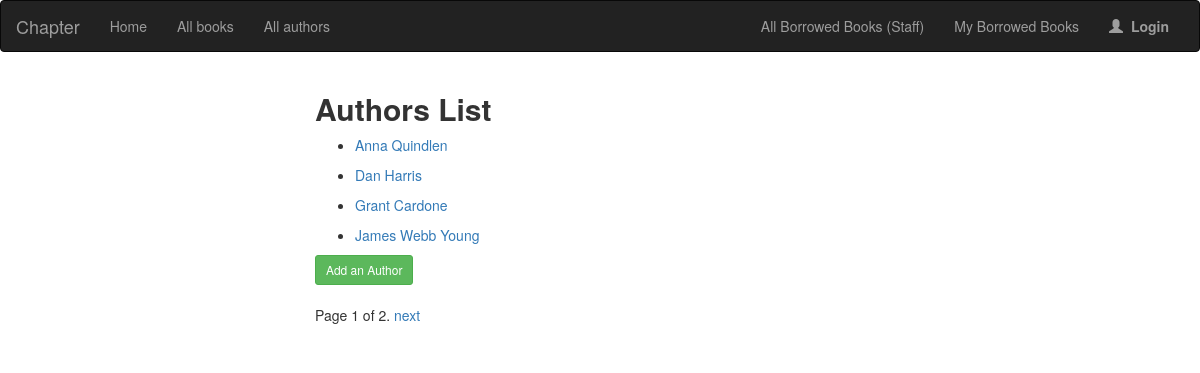
Screenshot of /catalog/authors/ with the database file from the repository.
### catalog/models.py (models this page shows, shortened)
class Author(models.Model):
    name = models.CharField(max_length=200)
    dob = models.DateField(null=True, blank=True)
    dod = models.DateField('Died', blank=True, null=True,help_text = "Date of death of the author",)
    def get_absolute_url(self):
        return reverse('author-details', args=[str(self.id)])
    class Meta:
        ordering=["name"]

### catalog/views.py (the view)
class AuthorsListView(generic.ListView):
    model = Author
    context_object_name = 'author_list'
    paginate_by = 4
    template_name = 'catalog/author_list.html'

### catalog/templates/catalog/author_list.html (shortened to what this page needs)
{% extends 'base.html' %}
{% block content %}
	<h2><b>Authors List</b></h2>
	{% if author_list %}
		{% for author in author_list %}
			<ul>
            	<li><a href="{{ author.get_absolute_url }}">{{ author.name }}</a></li>
			</ul>
		{% endfor %}
	{% else %}
		<p><strong>No Authors available</strong></p>
	{% endif %}
	<input type="button" class="btn btn-success btn-sm" value="Add an Author" onclick="location.href='{% url 'add-author' %}'"  />
	<br />
{% endblock %}

### rows the page displays
Author: name "Anna Quindlen"
Author: name "Dan Harris"
Author: name "Grant Cardone"
Author: name "James Webb Young"

### other values shown
{{ page_obj.number }} "1"
{{ page_obj.paginator.num_pages }} "2"
